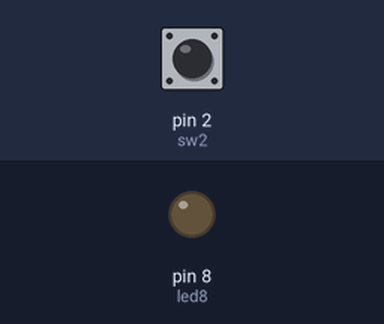
This sketch was run on a simulated Arduino Uno, built with avr-gcc and run on an emulated ATmega328P. Shown: output pins drawn as LEDs (lit = HIGH). Inputs (shaded band) come from the test bench; at power-on: pin 2 (sw2) HIGH.

Above: at 1.2 s.
1.3 s: pin 2 (sw2) pulled LOW for 0.15 s
At 1.7 s:
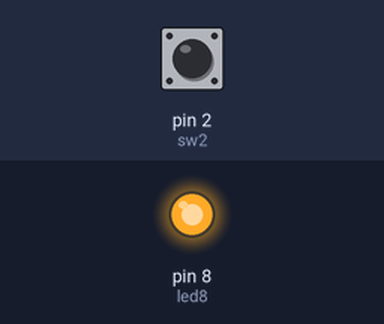
2.9 s: pin 2 (sw2) pulled LOW for 1 s
At 4.1 s:
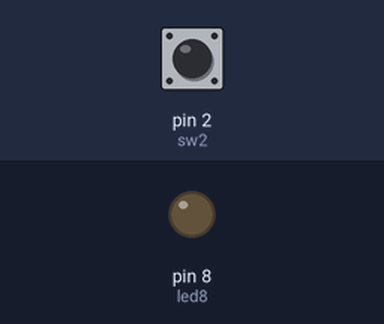
5.4 s: pin 2 (sw2) pulled LOW for 3.2 s
At 6.0 s:
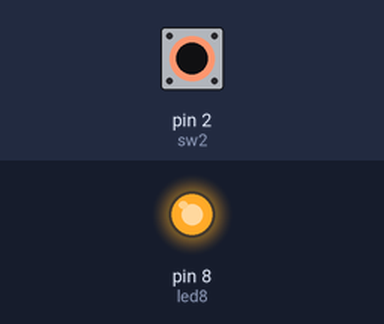
Timing chart, 0 to 8.4 s (numbered marks = the images above; inputs shaded):
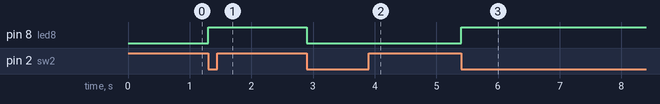

Measured:
- after the input at 1.3 s, pin 8 (led8): LOW → HIGH at once
- after the input at 2.9 s, pin 8 (led8): HIGH → LOW at once
- after the input at 5.4 s, pin 8 (led8): LOW → HIGH at once

The sketch:

FlashLed.ino
```cpp
unsigned char sw2 = 2;
unsigned char led8 = 8;

void setup() {
  pinMode(led8, OUTPUT);
  pinMode(sw2, INPUT_PULLUP);
  attachInterrupt(digitalPinToInterrupt(sw2), swInt, FALLING);
}

void loop() {

}

void swInt() {
    static unsigned char ledState = 0;
    ledState = !ledState;
    digitalWrite(led8, ledState);
    delay(40);
    interrupts();
}
```
